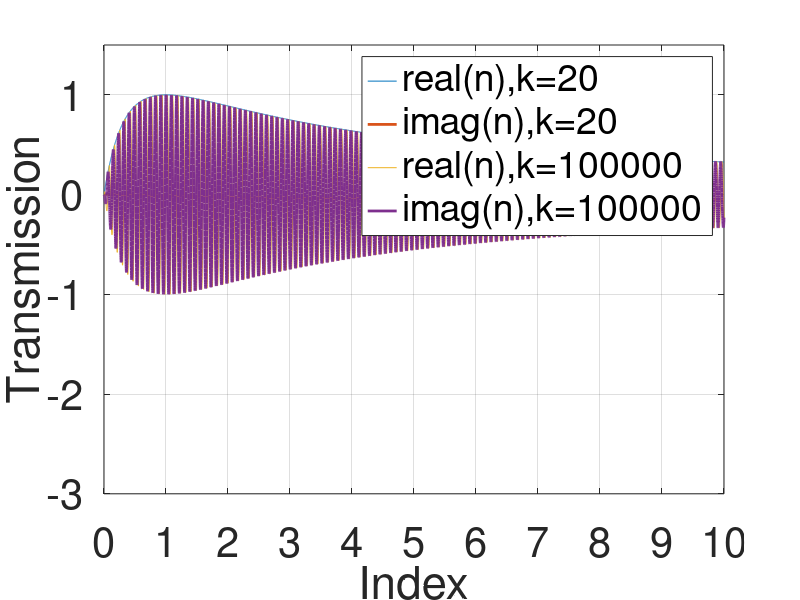

Recreate this plot in MATLAB. (Note: this script raises an error after producing the figure.)
close all;

x = 0:0.001:10;
k_comp = 100000;
d = 737.5*1e-6;

figure(1);
plot(x,real((4.*x).*exp(-x.*1i*d*20)./(x+1).^2),x,imag((4.*x).*exp(-x.*1i*d*20)./(x+1).^2),'linewidth',2);
hold on;
plot(x,real((4.*x).*exp(-x.*1i*d*k_comp)./(x+1).^2),x,imag((4.*x).*exp(-x.*1i*d*k_comp)./(x+1).^2),'linewidth',2);
grid on;
ylim([-3 1.5]);
legend('real(n),k=20', 'imag(n),k=20',['real(n),k=',num2str(k_comp)],['imag(n),k=',num2str(k_comp)]);
set(gca,'Fontsize',30);
set(gca,'XTick',0:1:10)
xlabel('Index');
ylabel('Transmission');

figure(2);
plot(f,abs(T1_th),'linewidth',2);
xlim([0.01 2]);
%ylim([-0.8 0.8]);
%legend('real(T_{ex})', 'imag(T_{ex})');
set(gca,'Fontsize',30);
xlabel('Frequency [THz]');
ylabel('Transmission');

% t12 = (2*1)./(x+1);
% t23 = (2.*x)./(x+1);
% r23 = (x-1)./(x+1);
% 
% T1 = t12.*t23.*exp(-1i.*x*d*100000);
% T2 = t12.*(r23.^2).*(t23).*exp(-3i.*x*d*100000);
% T3 = t12.*(r23.^4).*(t23).*exp(-5i.*x*d*100000);
% T = T1+T2+T3;
% 
% figure(3)
% plot(x,abs(T));
